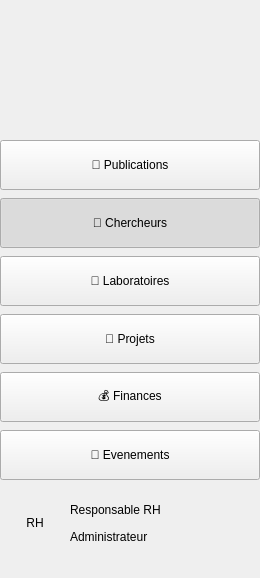
         <widget class="QFrame" name="cherchSidebarFrame">
          <property name="minimumSize">
           <size>
            <width>260</width>
            <height>0</height>
           </size>
          </property>
          <property name="maximumSize">
           <size>
            <width>260</width>
            <height>16777215</height>
           </size>
          </property>
          <property name="frameShape">
           <enum>QFrame::Shape::NoFrame</enum>
          </property>
          <layout class="QVBoxLayout" name="verticalLayoutSidebar">
           <property name="spacing">
            <number>0</number>
           </property>
           <property name="leftMargin">
            <number>0</number>
           </property>
           <property name="topMargin">
            <number>0</number>
           </property>
           <property name="rightMargin">
            <number>0</number>
           </property>
           <property name="bottomMargin">
            <number>0</number>
           </property>
           <item>
            <widget class="QFrame" name="cherchLogoFrame">
             <property name="minimumSize">
              <size>
               <width>0</width>
               <height>120</height>
              </size>
             </property>
             <property name="maximumSize">
              <size>
               <width>16777215</width>
               <height>120</height>
              </size>
             </property>
             <property name="frameShape">
              <enum>QFrame::Shape::NoFrame</enum>
             </property>
             <layout class="QVBoxLayout" name="verticalLayoutLogo">
              <property name="spacing">
               <number>0</number>
              </property>
              <property name="leftMargin">
               <number>20</number>
              </property>
              <property name="topMargin">
               <number>20</number>
              </property>
              <property name="rightMargin">
               <number>20</number>
              </property>
              <property name="bottomMargin">
               <number>20</number>
              </property>
              <item>
               <widget class="QLabel" name="cherchLogoLabel">
                <property name="minimumSize">
                 <size>
                  <width>0</width>
                  <height>80</height>
                 </size>
                </property>
                <property name="maximumSize">
                 <size>
                  <width>16777215</width>
                  <height>80</height>
                 </size>
                </property>
                <property name="text">
                 <string/>
                </property>
                <property name="pixmap">
                 <pixmap resource="../SmartPub/ressources.qrc">:/logo.png</pixmap>
                </property>
                <property name="scaledContents">
                 <bool>true</bool>
                </property>
                <property name="alignment">
                 <set>Qt::AlignmentFlag::AlignCenter</set>
                </property>
               </widget>
              </item>
             </layout>
            </widget>
           </item>
           <item>
            <layout class="QVBoxLayout" name="verticalLayoutNav">
             <property name="spacing">
              <number>8</number>
             </property>
             <property name="leftMargin">
              <number>0</number>
             </property>
             <property name="topMargin">
              <number>20</number>
             </property>
             <property name="rightMargin">
              <number>0</number>
             </property>
             <property name="bottomMargin">
              <number>20</number>
             </property>
             <item>
              <widget class="QPushButton" name="cherchBtnPublications">
               <property name="minimumSize">
                <size>
                 <width>0</width>
                 <height>50</height>
                </size>
               </property>
               <property name="cursor">
                <cursorShape>PointingHandCursor</cursorShape>
               </property>
               <property name="text">
                <string>📄 Publications</string>
               </property>
               <property name="checkable">
                <bool>true</bool>
               </property>
               <property name="autoExclusive">
                <bool>true</bool>
               </property>
              </widget>
             </item>
             <item>
              <widget class="QPushButton" name="cherchBtnChercheurs">
               <property name="minimumSize">
                <size>
                 <width>0</width>
                 <height>50</height>
                </size>
               </property>
               <property name="cursor">
                <cursorShape>PointingHandCursor</cursorShape>
               </property>
               <property name="text">
                <string>👥 Chercheurs</string>
               </property>
               <property name="checkable">
                <bool>true</bool>
               </property>
               <property name="checked">
                <bool>true</bool>
               </property>
               <property name="autoExclusive">
                <bool>true</bool>
               </property>
              </widget>
             </item>
             <item>
              <widget class="QPushButton" name="cherchBtnLaboratoires">
               <property name="minimumSize">
                <size>
                 <width>0</width>
                 <height>50</height>
                </size>
               </property>
               <property name="cursor">
                <cursorShape>PointingHandCursor</cursorShape>
               </property>
               <property name="text">
                <string>🧪 Laboratoires</string>
               </property>
               <property name="checkable">
                <bool>true</bool>
               </property>
               <property name="autoExclusive">
                <bool>true</bool>
               </property>
              </widget>
             </item>
             <item>
              <widget class="QPushButton" name="cherchBtnProjets">
               <property name="minimumSize">
                <size>
                 <width>0</width>
                 <height>50</height>
                </size>
               </property>
               <property name="cursor">
                <cursorShape>PointingHandCursor</cursorShape>
               </property>
               <property name="text">
                <string>📁 Projets</string>
               </property>
               <property name="checkable">
                <bool>true</bool>
               </property>
               <property name="autoExclusive">
                <bool>true</bool>
               </property>
              </widget>
             </item>
             <item>
              <widget class="QPushButton" name="cherchBtnFinances">
               <property name="minimumSize">
                <size>
                 <width>0</width>
                 <height>50</height>
                </size>
               </property>
               <property name="cursor">
                <cursorShape>PointingHandCursor</cursorShape>
               </property>
               <property name="text">
                <string>💰 Finances</string>
               </property>
               <property name="checkable">
                <bool>true</bool>
               </property>
               <property name="autoExclusive">
                <bool>true</bool>
               </property>
              </widget>
             </item>
             <item>
              <widget class="QPushButton" name="cherchBtnEvenements">
               <property name="minimumSize">
                <size>
                 <width>0</width>
                 <height>50</height>
                </size>
               </property>
               <property name="cursor">
                <cursorShape>PointingHandCursor</cursorShape>
               </property>
               <property name="text">
                <string>📅 Evenements</string>
               </property>
               <property name="checkable">
                <bool>true</bool>
               </property>
               <property name="autoExclusive">
                <bool>true</bool>
               </property>
              </widget>
             </item>
             <item>
              <spacer name="cherchVerticalSpacerSidebar">
               <property name="orientation">
                <enum>Qt::Orientation::Vertical</enum>
               </property>
               <property name="sizeHint" stdset="0">
                <size>
                 <width>0</width>
                 <height>0</height>
                </size>
               </property>
              </spacer>
             </item>
             <item>
              <widget class="QFrame" name="cherchUserProfileFrame">
               <property name="minimumSize">
                <size>
                 <width>0</width>
                 <height>70</height>
                </size>
               </property>
               <property name="maximumSize">
                <size>
                 <width>16777215</width>
                 <height>70</height>
                </size>
               </property>
               <property name="frameShape">
                <enum>QFrame::Shape::NoFrame</enum>
               </property>
               <layout class="QHBoxLayout" name="horizontalLayoutUser">
                <property name="spacing">
                 <number>15</number>
                </property>
                <property name="leftMargin">
                 <number>15</number>
                </property>
                <property name="topMargin">
                 <number>10</number>
                </property>
                <property name="rightMargin">
                 <number>15</number>
                </property>
                <property name="bottomMargin">
                 <number>10</number>
                </property>
                <item>
                 <widget class="QLabel" name="cherchUserAvatar">
                  <property name="minimumSize">
                   <size>
                    <width>40</width>
                    <height>40</height>
                   </size>
                  </property>
                  <property name="maximumSize">
                   <size>
                    <width>40</width>
                    <height>40</height>
                   </size>
                  </property>
                  <property name="text">
                   <string>RH</string>
                  </property>
                  <property name="alignment">
                   <set>Qt::AlignmentFlag::AlignCenter</set>
                  </property>
                 </widget>
                </item>
                <item>
                 <layout class="QVBoxLayout" name="verticalLayoutUserInfo">
                  <property name="spacing">
                   <number>4</number>
                  </property>
                  <item>
                   <widget class="QLabel" name="cherchUserName">
                    <property name="text">
                     <string>Responsable RH</string>
                    </property>
                   </widget>
                  </item>
                  <item>
                   <widget class="QLabel" name="cherchUserRole">
                    <property name="text">
                     <string>Administrateur</string>
                    </property>
                   </widget>
                  </item>
                 </layout>
                </item>
               </layout>
              </widget>
             </item>
            </layout>
           </item>
          </layout>
         </widget>
